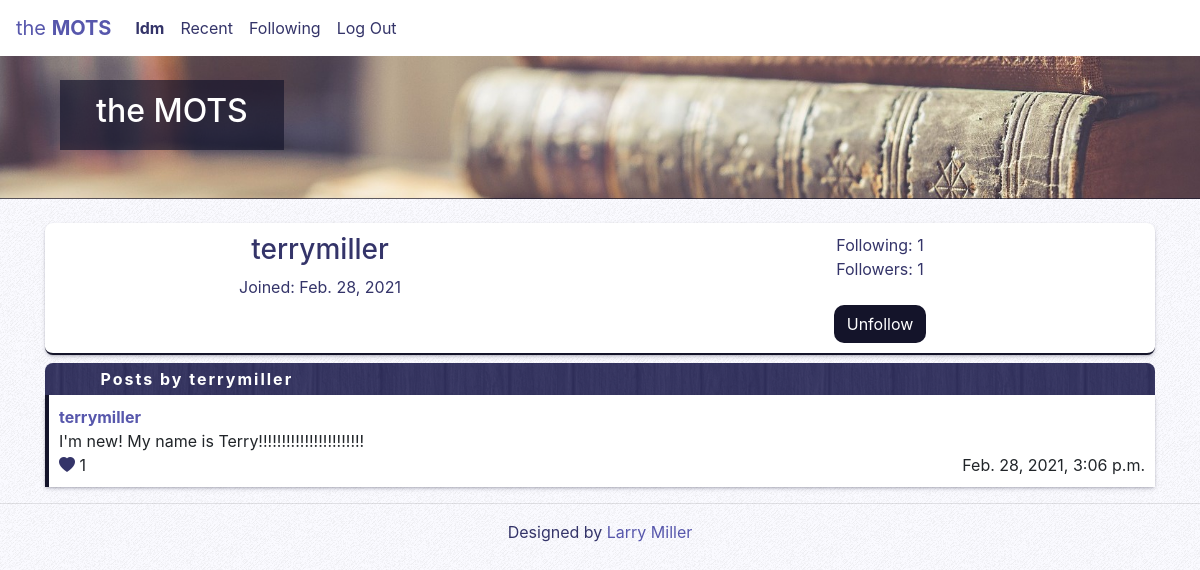
Screenshot of /profile/terrymiller (signed in) with the database file from the repository.
### network/models.py (models this page shows, shortened)
class User(AbstractUser):
    pass

class Post(models.Model):
    poster = models.ForeignKey(User, on_delete=models.CASCADE, related_name="posts", null=True)
    content = models.CharField(max_length=500, null=True)
    time = models.DateTimeField(auto_now_add=True, null=True)

### network/views.py (the view)
# urls.py: path("profile/<str:username>", views.profile, name="profile"),
def profile(request, username):
    user = User.objects.get(username=username)
    posts = Post.objects.filter(poster=user.id).order_by('-time')
    activePosts = {}
    isLiked = {}
    likeIds = {}
    followIds = {}
    followsAccount = False
    if request.user.is_authenticated:
        userFollows = Follow.objects.filter(follower=request.user)
        followObject = Follow.objects.filter(follower=request.user, account=user).first()
        if followObject and followObject.is_following == True:
            followsAccount = True
        for follow in userFollows:
            followIds[follow.account] = follow.id
    followers = Follow.objects.filter(account=user, is_following=True).count()
    followingCount = 0
    if Follow.objects.filter(follower=user, is_following=True).count() > 0:
        followingCount = Follow.objects.filter(follower=user).count()
    for post in posts:
        isLiked[post] = False
        if request.user.is_authenticated:
            if Like.objects.filter(postId=post.id, liker=request.user).count() > 0:
                currentLike = Like.objects.get(postId=post.id, liker=request.user)
                likeIds[post.id] = currentLike.id
            if Like.objects.filter(postId=post.id, liker=request.user, is_liked=True).count() > 0:
                isLiked[post] = True
        count = Like.objects.filter(postId=post.id, is_liked=True).count()
        activePosts[post] = count
    p = Paginator(posts, 10)
    page_num = request.GET.get('page', 1)
    try:
        page = p.page(page_num)
    except EmptyPage:
        page = p.page(1)
    return render(request, "network/profile.html", {
        "activePosts": activePosts,
        "page": page,
        "isLiked": isLiked,
        "likeIds": likeIds,
        "followIds": followIds,
        "followers": followers,
        "followsAccount": followsAccount,
        "followingCount": followingCount,
        "profile": user,
        "currentUser": request.user
        })

### network/templates/network/profile.html (shortened to what this page needs)
{% extends "network/layout.html" %}
{% block body %}
<div class="bannerbox">
    <br>
    <div class="bannerheader">
        <h2>the MOTS</h2>
    </div>
    <br>
    <br>
</div>
<br>
<div class="container">
    <div class="profbox">
        <div class="row">
            <div class="col-6" style="text-align: center;">
                <h3>{{ profile.username }}</h3>
                <p>Joined: {{ profile.date_joined|date }}</p>
            </div>
            <div class="col-6" style="text-align: center;">
                <p>Following: {{ followingCount }}</p>
                <p>Followers: <span id="followercounter{{ profile.username }}">{{ followers }}</span></p>
                {% if user.is_authenticated and user != profile %}
                    <br>
                    {% if followsAccount %}
                        <button class="btn btnactive" id="followbutton{{ profile.username }}" onclick="Follow('{{ profile }}')">Unfollow</button>
                    {% else %}
                    <button class="btn btnactive" id="followbutton{{ profile.username }}" onclick="Follow('{{ profile }}')">Follow</button>
                    {% endif %}
                {% endif %}
            </div>
        </div>
    </div>
    <div class="postsheading">Posts by {{ profile.username }}</div>
    {% for k in page %}
        <div class="simplebox">
            <a href="{% url 'profile' k.poster %}"><b>{{ k.poster }}</b></a>
            <p style="display: block;" id="postcontent{{ k.id }}">{{ k.content }}</p>
            <div class="row">
                <div class="col-3">
                    {% for post, bool in isLiked.items %}
                        {% if post == k and bool %}
                            <span onclick="Like('{{ k.id }}')"><i class="bi bi-heart-fill" id="likebutton{{ k.id }}"></i></span>
                            <span id="likecounter{{ k.id }}">
                                {% for currentPost, likeCount in activePosts.items %}
                                    {% if currentPost == k %}
                                        {{ likeCount }}
                                    {% endif %}
                                {% endfor %}
                            </span>
                        {% endif %}
                    {% endfor %}
                </div>
                <div class="col-9">
                    <p class="posttime">{{ k.time }}</p>
                </div>
            </div>
        </div>
    {% endfor %}
</div>
{% endblock %}

### network/templates/network/layout.html (shortened to what this page needs)
{% load static %}
<!DOCTYPE html>
<html lang="en">
    <head>
        <link rel="stylesheet" href="https://stackpath.bootstrapcdn.com/bootstrap/4.4.1/css/bootstrap.min.css">
        <link rel="stylesheet" href="https://cdn.jsdelivr.net/npm/bootstrap-icons@1.3.0/font/bootstrap-icons.css">
        <link href="{% static 'network/styles.css' %}" rel="stylesheet">
    </head>
    <body>
        <nav class="navbar navbar-expand">
            <a class="navbar-brand" href="/">the <b>MOTS</b></a>
            <div>
              <ul class="navbar-nav mr-auto">
                {% if user.is_authenticated %}
                    <li class="nav-item">
                        <strong><a class="nav-link" href="{% url 'profile' user.username %}" id="profileLink">{{ user.username }}</a></strong>
                    </li>
                {% endif %}
                <li class="nav-item">
                  <a class="nav-link" href="{% url 'index' %}">Recent</a>
                </li>
                {% if user.is_authenticated %}
                    <li class="nav-item">
                        <a class="nav-link" href="{% url 'following' %}">Following</a>
                    </li>
                    <li class="nav-item">
                        <a class="nav-link" href="{% url 'logout' %}">Log Out</a>
                    </li>
                {% endif %}
              </ul>
            </div>
          </nav>
        <div class="body">
            {% block body %}
            {% endblock %}
        </div>
        <hr>
        <div class="footer">
            <p>Designed by <a href="https://github.com/larrymillerprogramming">Larry Miller</a></p>
        </div>
    </body>
</html>

### network/static/network/styles.css (style rules this page uses)
body { background-color: #fafaff; background-image: url('groovepaper.png') !important; background-attachment: fixed; word-wrap: break-word; }
h2 { text-align: center; color: #ffffff; }
p { margin: 0; }
a { color: #5757ac; transition-duration: 0.25s; }
.navbar { position: sticky; top: 0; z-index: 1; background-color: #ffffff; }
.nav-link { color: #343469; }
.bannerbox { color: #ffffff; background-color: #9c894d; background-image: url('booksbanner.jpg') !important; background-position: center; background-repeat: no-repeat; background-size: cover; border-bottom: 1px solid #14142aaa; }
.bannerheader { color: #ffffff; background-color: #14142aaa; padding: 1% 3% 1% 3%; margin-left: 5%; width: fit-content; }
.simplebox { background-color: #ffffff; border-left: 4px solid #14142a; box-shadow: rgba(50, 50, 93, 0.25) 0px 2px 5px -1px, rgba(0, 0, 0, 0.3) 0px 1px 3px -1px; padding: 10px; margin-bottom: 8px; }
.profbox { color: #343469; background-color: #ffffff; border-radius: 8px; border-bottom: 2px solid #14142a; box-shadow: rgba(50, 50, 93, 0.25) 0px 2px 5px -1px, rgba(0, 0, 0, 0.3) 0px 1px 3px -1px; padding: 10px; margin-bottom: 8px; }
.postsheading { background-color: #5757ac; background-image: url('dark-wood.png') !important; border-radius: 8px 8px 0px 0px; color: #ffffff; font-weight: bold; letter-spacing: 2px; padding: 4px 4px 4px 5%; }
.posttime { text-align: right; }
.btn { border-radius: 10px; }
.btnactive { color: #ffffff; background-color: #14142a; }
.bi-heart-fill { color: #343469; }
.footer { color: #343469; text-align: center; padding-bottom: 10px; }

### rows the page displays
User: username "ldm"
User: username "terrymiller", date_joined "Feb. 28, 2021"
Post: poster "terrymiller", content "I'm new! My name is Terry!!!!!!!!!!!!!!!!!!!!!!!", likeCount "1", time "Feb. 28, 2021, 3:06 p.m."

### other values shown
{{ followingCount }} "1"
{{ followers }} "1"
